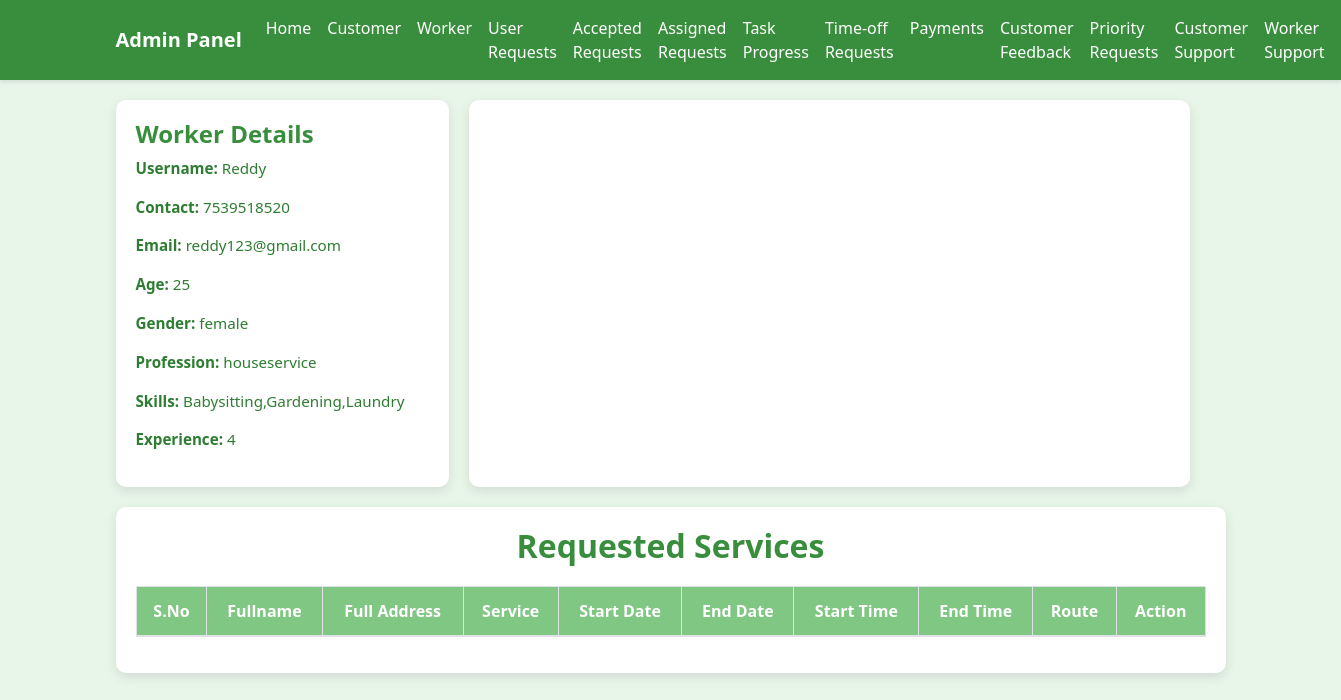
Screenshot of /wfmadmin/admin_worker_details?id=2 with the database file from the repository.
### wfmadmin/models.py (models this page shows, shortened)
class worker(models.Model):
    id = models.AutoField(primary_key=True)
    firstname = models.CharField(max_length=30)
    lastname = models.CharField(max_length=30)
    address = models.CharField(max_length=100)
    city = models.CharField(max_length=20)
    state = models.CharField(max_length=20)
    country = models.CharField(max_length=20)
    username = models.CharField(max_length=20)
    email = models.EmailField(max_length=20)
    number = models.IntegerField()
    password = models.CharField(max_length=20)
    status = models.BooleanField(default=False)
    created_at = models.DateTimeField(auto_now_add=True)

class WorkerProfile(models.Model):
    worker = models.OneToOneField(worker, on_delete=models.CASCADE)
    age = models.IntegerField(blank=True, null=True)
    gender = models.CharField(max_length=10, choices=[('male', 'Male'), ('female', 'Female')], blank=True)
    profession = models.CharField(max_length=50, blank=True)
    skills = models.TextField(blank=True)
    experience = models.IntegerField(blank=True, null=True)
    status = models.CharField(max_length=20, default="Unavailable")
    created_at = models.DateTimeField(auto_now_add=True)

### wfmadmin/views.py (the view)
# urls.py: path('admin_worker_details', admin_worker_details, name='admin_worker_details'),
def admin_worker_details(request):
    worker_id = request.GET.get('id')
    worker_details = get_object_or_404(worker, id=worker_id)
    worker_profile = get_object_or_404(WorkerProfile, worker=worker_details)
    worker_skills = [skill.strip() for skill in worker_profile.skills.split(',')]
    skill_queries = Q()
    for skill in worker_skills:
        skill_queries |= Q(service__icontains=skill)
    assigned_requests = Assignment.objects.values_list('request_id', flat=True)
    matching_customer_requests = CustomerServiceRequest.objects.filter(
        skill_queries,
        status='accepted'
    ).exclude(id__in=assigned_requests).order_by('-created_at')
    assignments = Assignment.objects.filter(worker=worker_details)
    events = []
    for assignment in assignments:
        events.append({
            'title': assignment.title,
            'start': assignment.start.isoformat(),
            'end': assignment.end.isoformat()
        })
    context = {
        'worker': worker_details,
        'customer_request': matching_customer_requests,
        'events': events
    }
    return render(request, 'admin/admin_worker_details.html', context)

### templates/admin/admin_worker_details.html (shortened to what this page needs)
<!DOCTYPE html>
<html lang="en">
<head>
  <link href="https://stackpath.bootstrapcdn.com/bootstrap/4.5.2/css/bootstrap.min.css" rel="stylesheet">
  <link rel="stylesheet" href="https://cdnjs.cloudflare.com/ajax/libs/font-awesome/5.15.3/css/all.min.css">
  <link rel="stylesheet" href="https://cdnjs.cloudflare.com/ajax/libs/fullcalendar/3.10.2/fullcalendar.min.css">
</head>
<body>
  {% include 'admin/adminnavbar.html' %}
  <div class="container content-wrapper">
    <div class="sidebar">
      <h4>Worker Details</h4>
      <p><strong>Username:</strong> {{ worker.username }}</p>
      <p><strong>Contact:</strong> {{ worker.number }}</p>
      <p><strong>Email:</strong> {{ worker.email }}</p>
      <p><strong>Age:</strong> {{ worker.workerprofile.age }}</p>
      <p><strong>Gender:</strong> {{ worker.workerprofile.gender }}</p>
      <p><strong>Profession:</strong> {{ worker.workerprofile.profession }}</p>
      <p><strong>Skills:</strong> {{ worker.workerprofile.skills }}</p>
      <p><strong>Experience:</strong> {{ worker.workerprofile.experience }}</p>
    </div>
    <div id="calendar"></div>
  </div>
  <section id="contact" class="contact">
    <div class="container">
      <div class="form-container">
        <div class="section-title">
          <h2>Requested Services</h2>
        </div>
        <div class="table-responsive">
          <table class="table table-bordered">
            <thead>
              <tr>
                <th>S.No</th>
                <th>Fullname</th>
                <th>Full Address</th>
                <th>Service</th>
                <th>Start Date</th>
                <th>End Date</th>
                <th>Start Time</th>
                <th>End Time</th>
                <th>Route</th>
                <th>Action</th>
              </tr>
            </thead>
          </table>
        </div>
      </div>
    </div>
  </section>
</body>
</html>

### templates/admin/admin_worker_details.html (style rules this page uses)
body { background-color: #e8f5e9; color: #2e7d32; font-family: 'Segoe UI', Tahoma, Geneva, Verdana, sans-serif; }
.content-wrapper { display: flex; gap: 20px; margin-top: 20px; }
.sidebar { background-color: #ffffff; padding: 20px; border-radius: 10px; box-shadow: 0 4px 12px rgba(0, 0, 0, 0.1); width: 30%; }
.sidebar h4 { font-weight: bold; color: #388e3c; }
.sidebar p { font-size: 0.95rem; }
#calendar { background-color: #ffffff; padding: 20px; border-radius: 10px; box-shadow: 0 4px 12px rgba(0, 0, 0, 0.1); width: 65%; }
.form-container { background-color: #ffffff; padding: 20px; border-radius: 10px; box-shadow: 0 4px 12px rgba(0, 0, 0, 0.1); margin-top: 20px; }
.section-title h2 { color: #388e3c; text-align: center; font-weight: bold; margin-bottom: 20px; }
.table { background-color: #ffffff; border: none; }
.table th { background-color: #81c784; color: #ffffff; text-align: center; font-weight: bold; }

### rows the page displays
worker: username "Reddy", number "7539518520", email "reddy123@gmail.com", workerprofile.age "25", workerprofile.gender "female", workerprofile.profession "houseservice", workerprofile.skills "Babysitting,Gardening,Laundry", workerprofile.experience "4"
